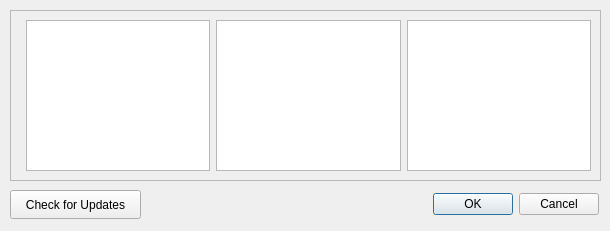
<ui version="4.0" >
 <class>browserDialog</class>
 <widget class="QDialog" name="browserDialog" >
  <property name="geometry" >
   <rect>
    <x>0</x>
    <y>0</y>
    <width>610</width>
    <height>231</height>
   </rect>
  </property>
  <property name="windowTitle" >
   <string>Browser</string>
  </property>
  <property name="modal" >
   <bool>true</bool>
  </property>
  <widget class="QFrame" name="frame" >
   <property name="geometry" >
    <rect>
     <x>10</x>
     <y>10</y>
     <width>591</width>
     <height>171</height>
    </rect>
   </property>
   <property name="frameShape" >
    <enum>QFrame::StyledPanel</enum>
   </property>
   <property name="frameShadow" >
    <enum>QFrame::Raised</enum>
   </property>
   <widget class="QWidget" name="horizontalLayoutWidget" >
    <property name="geometry" >
     <rect>
      <x>10</x>
      <y>10</y>
      <width>571</width>
      <height>151</height>
     </rect>
    </property>
    <layout class="QHBoxLayout" name="horizontalLayout" >
     <property name="leftMargin" >
      <number>6</number>
     </property>
     <item>
      <widget class="QListWidget" name="authors" >
       <property name="sortingEnabled" >
        <bool>false</bool>
       </property>
      </widget>
     </item>
     <item>
      <widget class="QListWidget" name="content" >
       <property name="sortingEnabled" >
        <bool>true</bool>
       </property>
      </widget>
     </item>
     <item>
      <widget class="QListWidget" name="item" />
     </item>
    </layout>
   </widget>
  </widget>
  <widget class="QPushButton" name="update" >
   <property name="enabled" >
    <bool>true</bool>
   </property>
   <property name="geometry" >
    <rect>
     <x>10</x>
     <y>190</y>
     <width>131</width>
     <height>29</height>
    </rect>
   </property>
   <property name="text" >
    <string>Check for Updates</string>
   </property>
  </widget>
  <widget class="QDialogButtonBox" name="buttonBox" >
   <property name="geometry" >
    <rect>
     <x>158</x>
     <y>190</y>
     <width>441</width>
     <height>29</height>
    </rect>
   </property>
   <property name="orientation" >
    <enum>Qt::Horizontal</enum>
   </property>
   <property name="standardButtons" >
    <set>QDialogButtonBox::Cancel|QDialogButtonBox::Ok</set>
   </property>
  </widget>
 </widget>
 <resources/>
 <connections>
  <connection>
   <sender>buttonBox</sender>
   <signal>rejected()</signal>
   <receiver>browserDialog</receiver>
   <slot>reject()</slot>
   <hints>
    <hint type="sourcelabel" >
     <x>316</x>
     <y>260</y>
    </hint>
    <hint type="destinationlabel" >
     <x>286</x>
     <y>274</y>
    </hint>
   </hints>
  </connection>
 </connections>
</ui>
